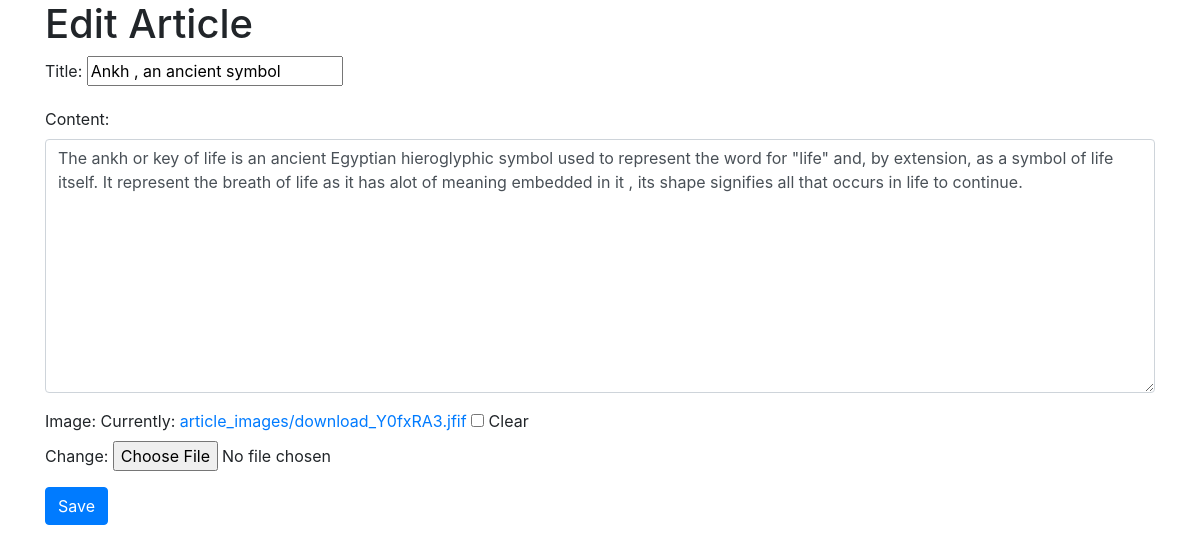
/article/5/edit/ (signed in), run on the app's committed database.
### blog/models.py (models this page shows, shortened)
class Article(models.Model):
    title = models.CharField(max_length=200)
    content = models.TextField()
    author = models.ForeignKey(User, on_delete=models.CASCADE)
    image = models.ImageField(upload_to='article_images/', null=True, blank=True)  # Added ImageField
    likes = models.ManyToManyField(User, related_name='liked_articles', blank=True)
    created_at = models.DateTimeField(auto_now_add=True)
    updated_at = models.DateTimeField(auto_now=True)

### blog/views.py (the view)
# urls.py: path('article/<int:pk>/edit/', views.article_edit, name='article_edit'),
@login_required
def article_edit(request, pk):
    article = get_object_or_404(Article, pk=pk)
    if request.user != article.author:
        messages.error(request, "You do not have permission to edit this article.")
        return redirect('article_detail', pk=article.pk)
    if request.method == 'POST':
        form = ArticleForm(request.POST, request.FILES, instance=article)
        if form.is_valid():
            form.save()
            messages.success(request, "Article updated successfully.")
            return redirect('article_detail', pk=article.pk)
    else:
        form = ArticleForm(instance=article)
    return render(request, 'blog/article_form.html', {'form': form})

### blog/forms.py
class ArticleForm(forms.ModelForm):
    class Meta:
        model = Article
        fields = ['title', 'content', 'image']
        widgets = {
            'content': forms.Textarea(attrs={'class': 'form-control'}),
        }

### blog/blog/templates/blog/article_form.html (shortened to what this page needs)
{% extends 'base.html' %}
{% block content %}
<h1>{% if form.instance.pk %}Edit{% else %}Create{% endif %} Article</h1>
<form action="" method="post">
    {{ form.as_p }}
    <button type="submit" class="btn btn-primary">Save</button>
</form>
{% endblock %}

### data on the page
Article: title "Ankh , an ancient symbol", content "The ankh or key of life is an ancient Egyptian hieroglyphic symbol used to represent the word for \"life\" and, by extension, as a symbol of life itself. It represent the breath of life as it has alot of meaning embedded in it , its shape signifies all that occurs in life to continue."
